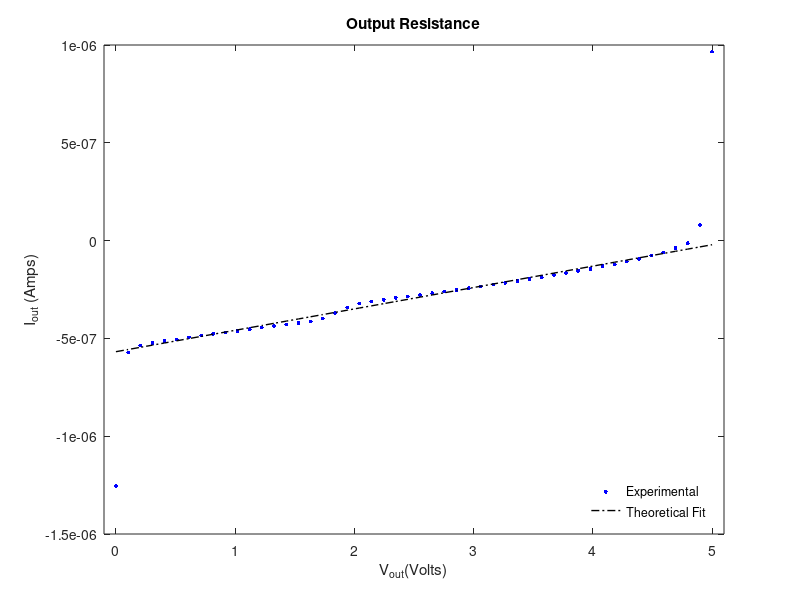
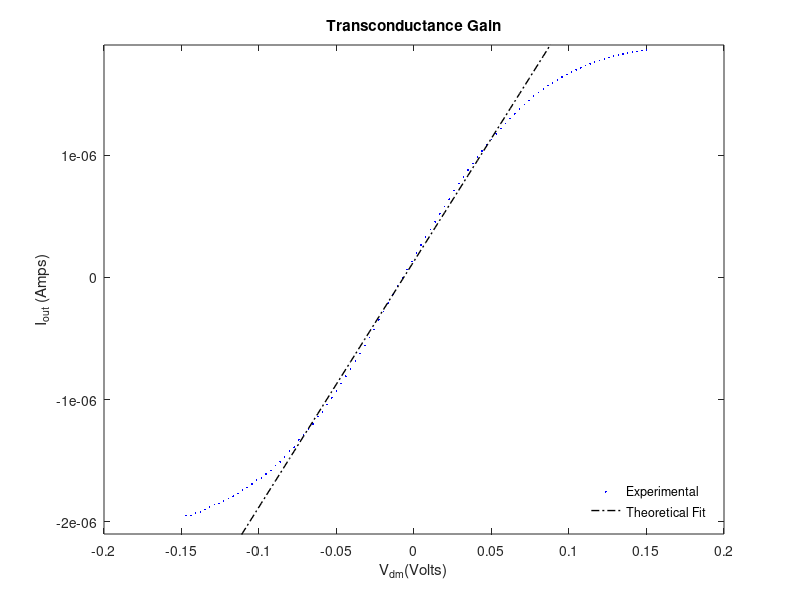

Reproduce these figures in MATLAB, in order.
load ('Lab9_Exp2_Wednesday_data.mat')
load ('Exp2_part1_sat.mat')
load ('Exp2_sat.mat')

Vdm1 = Exp2_p1_Vdm;
Vout1 = Exp2_p1_Vout

Iout2 = Exp2_Iout_Exp2;
Vout2 = Exp2_Vout_Exp2;

Vdm3 = Exp2_Vdm_pt3;
Iout3 = Exp2_Iout_pt3;

%% Part 1
p1fit = polyfit(-1*Vdm1(50:53),Vout1(50:53),1);
p1val = polyval(p1fit,-1*Vdm1);

Adm = p1fit(1);


figure;
plot(-1*Vdm1,Vout1,'b.')
hold on
plot(-1*Vdm1,p1val,'k-','LineWidth',1)

ylim([-0.1,5.1])

%Legend
legend('Experimental','Theoretical Fit');
legend('boxoff')
legend('Location','southeast')

%Labels
title('Differential-Mode Gain');
xlabel("V_{dm}(Volts)");
ylabel("V_{out} (Volts)");
hold off

%% Part 2
p2fit = polyfit(Vout2(2:48),Iout2(2:48),1)
p2val = polyval(p2fit,Vout2);

Rout = 1/p2fit(1)


clf;
figure;
plot(Vout2,Iout2,'b.','MarkerSize',9)
hold on 
plot(Vout2,p2val,'k-.','LineWidth',1)
xlim([-.1,5.1])


%Legend
legend('Experimental','Theoretical Fit');
legend('boxoff')
legend('Location','southeast')

%Labels
title('Output Resistance');
xlabel("V_{out}(Volts)");
ylabel("I_{out} (Amps)");
hold off
%% Part 3
p3fit = polyfit(Vdm3(22:72),-1.*Iout3(22:72),1);
p3val = polyval(p3fit,Vdm3);

Gm = p3fit(1);

figure;
plot(Vdm3,-1.*Iout3,'b.','MarkerSize',4)
hold on;
plot(Vdm3,p3val,'k-.','LineWidth', 1)

ylim([-0.0000021,0.0000019])

%Legend
legend('Experimental','Theoretical Fit');
legend('boxoff')
legend('Location','southeast')

%Labels
title('Transconductance Gain');
xlabel("V_{dm}(Volts)");
ylabel("I_{out} (Amps)");
hold off
%% Math
Gm
Rout
Theo = Rout * Gm
Adm